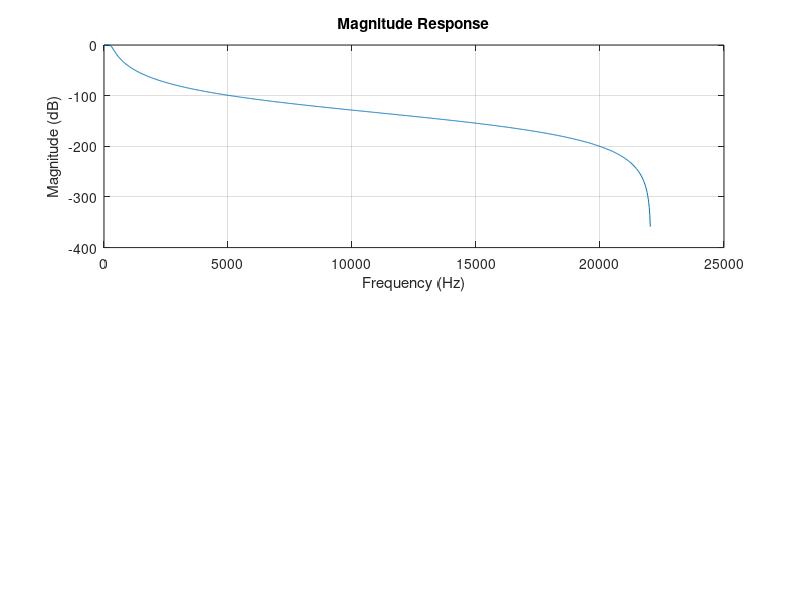

Write the MATLAB code that produced this figure. (Note: this script raises an error after producing the figure.)
function interactiveAudioEQ()
    % This section starts the interactive tool and asks the user to choose
    % the filter topology (IIR or FIR) using a list dialog.
    %
    % listdlg: Opens a dialog for selecting from a list of strings.
    topoOptions = {'IIR', 'FIR'};  % Available filter topologies.
    [topoInd, ok] = listdlg('PromptString', 'Select Filter Topology:', ...
                            'SelectionMode', 'single', ...
                            'ListString', topoOptions);
    % Check if the user has made a valid selection.
    if ~ok || isempty(topoInd)
        % error: Stops execution and displays the message.
        error('No filter topology selected.');
    end
    % Save the selected topology as a string.
    topology = topoOptions{topoInd};

    %% === IIR Design Type Selection (if topology is IIR) ===
    % For IIR filters, we allow choosing between different design methods.
    if strcmp(topology, 'IIR')
        % Define the available IIR design options.
        iirOptions = {'Butterworth', 'Chebyshev', 'Custom (Manual Q and additional forms)'};
        % Again, use listdlg to let the user choose.
        [iirInd, ok] = listdlg('PromptString', 'Select IIR Design Type:', ...
                               'SelectionMode', 'single', ...
                               'ListString', iirOptions);
        if ~ok || isempty(iirInd)
            error('No IIR design type selected.');
        end
        % Map the selected index to a specific design type.
        switch iirInd
            case 1, iir_design = 'Butterworth';
            case 2, iir_design = 'Chebyshev';
            case 3, iir_design = 'Custom';
        end
    else
        % For FIR filters, we don’t need an IIR design type.
        iir_design = '';
    end

    %% === Filter Form Selection ===
    % This part defines what kind of filter (lowpass, highpass, bandpass, etc.)
    % the user wants to design. There are separate options for IIR and FIR.
    if strcmp(topology, 'IIR')
        % If the IIR design is Butterworth or Chebyshev (standard forms):
        if strcmp(iir_design, 'Butterworth') || strcmp(iir_design, 'Chebyshev')
            formLabels = { 'Low Pass (lp)', 'High Pass (hp)', 'Band Pass (bp)', 'Band Stop (bs)' };
            formCodes  = { 'lp', 'hp', 'bp', 'bs' };
        else
            % For Custom IIR designs, more filter forms are provided.
            formLabels = { 'Low Pass (lpf)', 'High Pass (hpf)', 'Band Pass (bpf)', ...
                           'Band Pass (Constant Q) (bpfq)', 'Band Stop / Notch (bs/notch)', ...
                           'All Pass (apf)', 'Peaking EQ (peakingeq)', 'Low Shelf (lowshelf)', ...
                           'High Shelf (highshelf)' };
            formCodes  = { 'lpf', 'hpf', 'bpf', 'bpfq', 'bs/notch', 'apf', 'peakingeq', 'lowshelf', 'highshelf' };
        end
    else  % For FIR filters, the options are limited.
        formLabels = { 'Low Pass (lp)', 'High Pass (hp)', 'Band Pass (bp)', 'Band Stop (bs)' };
        formCodes  = { 'lp', 'hp', 'bp', 'bs' };
    end
    % Open another list dialog for the filter form.
    [formInd, ok] = listdlg('PromptString', 'Select Filter Form:', ...
                            'SelectionMode', 'single', ...
                            'ListString', formLabels);
    if ~ok || isempty(formInd)
        error('No filter form selected.');
    end
    % Get the corresponding code for the selected filter form.
    form = strtrim(formCodes{formInd});

    %% === Filter Order Entry ===
    % The filter order (or filter length for FIR) is taken via an input dialog.
    % inputdlg: Prompts the user to enter text input.
    validOrder = false;
    while ~validOrder
        orderStr = inputdlg('Enter filter order (for IIR, this is the order; for FIR, it is filter length-1):', ...
                            'Filter Order', [1 50], {'4'});
        if isempty(orderStr)
            error('Filter order cancelled.');
        end
        % Convert the string input to a numeric value.
        order = str2double(orderStr{1});
        % Check if the order is a positive integer.
        if ~isnan(order) && order > 0 && mod(order, 1) == 0
            validOrder = true;
        else
            % msgbox and uiwait: Display an error message and wait for user acknowledgment.
            uiwait(msgbox('Order must be a positive integer. Please try again.', 'Error', 'error'));
        end
    end

    %% === Cutoff Frequency Entry ===
    % This section collects the cutoff frequency/frequencies.
    % For filters like bandpass and bandstop, two cutoff frequencies are required.
    if any(strcmpi(form, {'bp','bpf','bs','bpfq'}))
        validCutoff = false;
        while ~validCutoff
            % Ask for both lower and upper cutoff frequencies.
            prompt = {'Enter lower cutoff frequency (Hz):', 'Enter upper cutoff frequency (Hz):'};
            dlgTitle = 'Cutoff Frequencies';
            defInput = {'100', '500'};
            answer = inputdlg(prompt, dlgTitle, [1 50], defInput);
            if isempty(answer)
                error('Cutoff frequency entry cancelled.');
            end
            % Convert inputs to numbers.
            fc_low = str2double(answer{1});
            fc_high = str2double(answer{2});
            % Validate: lower > 0 and upper is greater than lower.
            if ~isnan(fc_low) && ~isnan(fc_high) && fc_low > 0 && fc_high > fc_low
                validCutoff = true;
            else
                uiwait(msgbox('Invalid cutoff frequencies. Ensure lower > 0 and upper > lower.', 'Error', 'error'));
            end
        end
        % Calculate the center frequency used in some filter designs.
        fc = (fc_low + fc_high) / 2;
    else
        % For filters that need only one cutoff.
        validCutoff = false;
        while ~validCutoff
            answer = inputdlg('Enter cutoff frequency (Hz):', 'Cutoff Frequency', [1 50], {'300'});
            if isempty(answer)
                error('Cutoff frequency entry cancelled.');
            end
            fc = str2double(answer{1});
            if ~isnan(fc) && fc > 0
                validCutoff = true;
            else
                uiwait(msgbox('Frequency must be positive. Please try again.', 'Error', 'error'));
            end
        end
        % Set lower and upper cutoff empty since they are not used in one-frequency filters.
        fc_low = []; fc_high = [];
    end

    %% === Gain Entry (if required) ===
    % Some filter forms (like peaking equalizers or shelving filters) need a gain value.
    if any(strcmpi(form, {'peakingeq','lowshelf','highshelf'}))
        validGain = false;
        while ~validGain
            answer = inputdlg('Enter gain in dB (e.g., 6 for boost, -6 for cut):', 'Gain', [1 50], {'6'});
            if isempty(answer)
                error('Gain entry cancelled.');
            end
            dBgain = str2double(answer{1});
            if ~isnan(dBgain)
                validGain = true;
            else
                uiwait(msgbox('Gain must be numeric. Please try again.', 'Error', 'error'));
            end
        end
    else
        % No gain is needed; set to zero.
        dBgain = 0;
    end

    %% === Sampling Rate Entry ===
    % Get the sampling rate (Fs) with which the filter will be used.
    validFs = false;
    while ~validFs
        answer = inputdlg('Enter sampling rate (Hz):', 'Sampling Rate', [1 50], {'44100'});
        if isempty(answer)
            error('Sampling rate entry cancelled.');
        end
        Fs = str2double(answer{1});
        % For filters that use two cutoffs, use the upper cutoff for validation.
        if any(strcmpi(form, {'bp','bpf','bs','bpfq'}))
            if ~isnan(Fs) && Fs > 2 * fc_high  % Nyquist rule: Fs must be > 2 * highest frequency
                validFs = true;
            else
                uiwait(msgbox('Sampling rate must be greater than twice the upper cutoff frequency. Please try again.', 'Error', 'error'));
            end
        else
            if ~isnan(Fs) && Fs > 2 * fc  % For single cutoff, Fs must be > 2 * cutoff frequency.
                validFs = true;
            else
                uiwait(msgbox('Sampling rate must be greater than twice the cutoff frequency. Please try again.', 'Error', 'error'));
            end
        end
    end

    %% === Q Factor Selection (for Custom IIR designs) ===
    % When using a custom IIR design, we may allow the user to set a Q factor
    % manually or choose a preset Butterworth Q factor.
    if strcmp(topology, 'IIR') && strcmp(iir_design, 'Custom') && ...
       any(strcmpi(form, {'lpf','hpf','bpf','bpfq','notch','bs','apf','peakingeq','lowshelf','highshelf'}))
        qOptions = {'Manual Entry','Butterworth (preset)'};
        [qInd, ok] = listdlg('PromptString', 'Select Q Factor Selection Method:', ...
                             'SelectionMode', 'single', ...
                             'ListString', qOptions);
        if ~ok || isempty(qInd)
            error('No Q factor selection method chosen.');
        end
        if qInd == 1
            % Let the user input the Q factor.
            validQ = false;
            while ~validQ
                answer = inputdlg('Enter Q factor (e.g., 0.707):', 'Q Factor', [1 50], {'0.707'});
                if isempty(answer)
                    error('Q factor entry cancelled.');
                end
                Q = str2double(answer{1});
                if ~isnan(Q) && Q > 0
                    validQ = true;
                else
                    uiwait(msgbox('Q factor must be positive. Please try again.', 'Error', 'error'));
                end
            end
            useButterworth = false;
        else
            % Use the Butterworth preset value (typical value ~0.707 for 2nd order).
            useButterworth = true;
            Q = 0.7071;
        end
    else
        % If not using custom IIR design, no Q is needed.
        Q = [];
        useButterworth = false;
    end

    %% === Filter Design Based on User Inputs ===
    % Depending on the selected topology, we call either the IIR or FIR design routine.
    if strcmp(topology, 'IIR')
        [b, a] = designIIR(form, order, Fs, fc, fc_low, fc_high, dBgain, Q, useButterworth, iir_design);
    else
        [b, a] = designFIR(form, order, Fs, fc, fc_low, fc_high);
    end

    %% === Display the Filter Coefficients ===
    % Print each section’s coefficients to the command window.
    fprintf('\nFilter coefficients:\n');
    for i = 1:length(b)
        fprintf('Section %d:\n', i);
        fprintf('Numerator (b): [ ');
        fprintf('%f ', b{i});
        fprintf(']\n');
        fprintf('Denominator (a): [ ');
        fprintf('%f ', a{i});
        fprintf(']\n\n');
    end

    %% === Combine Filter Sections ===
    % For filters designed in multiple sections, convolve coefficients.
    % conv: Convolution multiplies polynomial coefficients (combines sections).
    overall_b = b{1};
    overall_a = a{1};
    for i = 2:length(b)
        overall_b = conv(overall_b, b{i});
        overall_a = conv(overall_a, a{i});
    end

    %% === Compute Frequency Response ===
    % freqz: Computes the frequency response (H) and frequencies (w) of a digital filter.
    [H, w] = freqz(overall_b, overall_a, 1024, Fs);
    % Convert magnitude response to dB.
    magnitudeResponse = 20*log10(abs(H));
    % Unwrap phase response to remove discontinuities, then convert to degrees.
    phaseResponse     = unwrap(angle(H))*(180/pi);

    %% === Plot Frequency Response ===
    % Create a figure with two subplots: one for magnitude, one for phase.
    figure;
    % Magnitude Response Plot
    subplot(2,1,1);
    plot(w, magnitudeResponse);
    title('Magnitude Response');
    xlabel('Frequency (Hz)');
    ylabel('Magnitude (dB)');
    grid on;
    ax1 = gca;        % Get current axes handle.
    ax1.XAxis.Exponent = 0;  % Turn off exponential notation.
    xtickformat(ax1, '%.0f');  % Format tick labels as integers.
    
    % Phase Response Plot
    subplot(2,1,2);
    plot(w, phaseResponse);
    title('Phase Response');
    xlabel('Frequency (Hz)');
    ylabel('Phase (degrees)');
    grid on;
    ax2 = gca;
    ax2.XAxis.Exponent = 0;
    xtickformat(ax2, '%.0f');

    %% === Save Filter Coefficients to Base Workspace ===
    % assignin: Places the given variables into the base workspace.
    assignin('base', 'b', b);
    assignin('base', 'a', a);
    fprintf('Filter coefficients saved to workspace as cell arrays ''b'' and ''a''.\n');

    %% === Audio Processing Section ===
    % Let the user choose to test the filter on a synthetic test signal or on an audio file.
    audioOptions = {'Apply to test signal', 'Apply to audio file'};
    [audioInd, ok] = listdlg('PromptString','Select Audio Processing Option:', ...
                             'SelectionMode','single', ...
                             'ListString', audioOptions);
    if ~ok || isempty(audioInd)
        error('No audio processing option selected.');
    end
    choice = audioInd;
    
    switch choice
        case 1  % === Test Signal Processing ===
            % Create a random test signal for demonstration.
            duration = 3;  % duration in seconds
            t = 0:1/Fs:duration;
            test_signal = randn(size(t));  % Generate white noise.
            % Filter the test signal using the designed filter.
            filtered_signal = filter(overall_b, overall_a, test_signal);
            figure;
            subplot(2,1,1);
            plot(t, test_signal);
            title('Original Signal');
            xlabel('Time (s)'); ylabel('Amplitude'); grid on;
            subplot(2,1,2);
            plot(t, filtered_signal);
            title('Filtered Signal');
            xlabel('Time (s)'); ylabel('Amplitude'); grid on;
            % soundsc: Plays the sound while automatically scaling the signal.
            soundsc(test_signal, Fs);
            pause(duration+1);  % Wait until playback is finished.
            soundsc(filtered_signal, Fs);
            
        case 2  % === Audio File Processing ===
            % Open a file dialog to let the user select an audio file.
            [filename, pathname] = uigetfile({'*.wav;*.mp3;*.ogg;*.flac','Audio Files'});
            if isequal(filename,0)
                fprintf('No file selected.\n');
                return;
            end
            % Read the selected audio file.
            [y, Fs_audio] = audioread(fullfile(pathname, filename));
            % If the sample rates do not match, ask the user whether to resample.
            if Fs_audio ~= Fs
                choiceStr = questdlg(sprintf('Audio sample rate (%.0f Hz) does not match filter rate (%.0f Hz). Resample audio to filter rate?', Fs_audio, Fs), ...
                                       'Sample Rate Mismatch', ...
                                       'Yes','No','Yes');
                if strcmpi(choiceStr, 'Yes')
                    % resample: Changes the sampling rate of a signal.
                    y = resample(y, Fs, Fs_audio);
                    Fs_audio = Fs;
                end
            end
            % Process stereo or mono audio.
            if size(y,2)==2
                filtered_audio = y;
                % Apply filter to each channel separately.
                filtered_audio(:,1) = filter(overall_b, overall_a, y(:,1));
                filtered_audio(:,2) = filter(overall_b, overall_a, y(:,2));
            else
                filtered_audio = filter(overall_b, overall_a, y);
            end
            % Normalize the filtered audio so that it does not clip.
            filtered_audio = filtered_audio / max(abs(filtered_audio(:)));
            soundsc(filtered_audio, Fs_audio);
            % Ask user if they want to save the filtered audio.
            save_choice = questdlg('Save filtered audio?', 'Save Audio', 'Yes','No','No');
            if strcmpi(save_choice, 'Yes')
                [~, name, ext] = fileparts(filename);
                newname = fullfile(pathname, [name '_filtered' ext]);
                audiowrite(newname, filtered_audio, Fs_audio);
                fprintf('Filtered audio saved as %s\n', newname);
            end
        otherwise
            error('Invalid audio processing option.');
    end

    %% === Nested Function: IIR Filter Design ===
    % Designs an IIR filter based on user input.
    % Uses built-in design methods (Butterworth, Chebyshev) if applicable,
    % or a custom design using biquad formulas.
    function [b, a] = designIIR(form, order, Fs, fc, fc_low, fc_high, dBgain, Q, useButterworth, design_method)
        % Standard designs using built-in functions for common filter forms.
        if strcmpi(design_method, 'Butterworth') || strcmpi(design_method, 'Chebyshev')
            if any(strcmpi(form, {'lp','hp','bp','bs'}))
                if strcmpi(form, 'lp')
                    Wn = fc/(Fs/2);  % Normalize frequency (dividing by Nyquist frequency)
                    if strcmpi(design_method, 'Butterworth')
                        % butter: Designs a lowpass Butterworth filter.
                        [b_overall, a_overall] = butter(order, Wn, 'low');
                    else
                        % cheby1: Designs a lowpass Chebyshev Type I filter.
                        rp = str2double(inputdlg('Enter the passband ripple in dB (e.g., 1):', 'Passband Ripple', [1 50], {'1'}));
                        [b_overall, a_overall] = cheby1(order, rp, Wn, 'low');
                    end
                elseif strcmpi(form, 'hp')
                    Wn = fc/(Fs/2);
                    if strcmpi(design_method, 'Butterworth')
                        [b_overall, a_overall] = butter(order, Wn, 'high');
                    else
                        rp = str2double(inputdlg('Enter the passband ripple in dB (e.g., 1):', 'Passband Ripple', [1 50], {'1'}));
                        [b_overall, a_overall] = cheby1(order, rp, Wn, 'high');
                    end
                elseif strcmpi(form, 'bp')
                    Wn = [fc_low fc_high] / (Fs/2);
                    if strcmpi(design_method, 'Butterworth')
                        [b_overall, a_overall] = butter(order, Wn, 'bandpass');
                    else
                        rp = str2double(inputdlg('Enter the passband ripple in dB (e.g., 1):', 'Passband Ripple', [1 50], {'1'}));
                        [b_overall, a_overall] = cheby1(order, rp, Wn, 'bandpass');
                    end
                elseif strcmpi(form, 'bs')
                    Wn = [fc_low fc_high] / (Fs/2);
                    if strcmpi(design_method, 'Butterworth')
                        [b_overall, a_overall] = butter(order, Wn, 'stop');
                    else
                        rp = str2double(inputdlg('Enter the passband ripple in dB (e.g., 1):', 'Passband Ripple', [1 50], {'1'}));
                        [b_overall, a_overall] = cheby1(order, rp, Wn, 'stop');
                    end
                end
                % tf2sos: Converts a transfer function to second-order sections.
                sos = tf2sos(b_overall, a_overall);
                num_sections = size(sos, 1);
                % Initialize cell arrays to hold coefficients for each section.
                b = cell(1, num_sections);
                a = cell(1, num_sections);
                for k = 1:num_sections
                    b{k} = sos(k,1:3);
                    a{k} = sos(k,4:6);
                end
                % Finished designing standard IIR filter.
                return;
            else
                % If we reach here, revert to custom design.
                design_method = 'Custom';
            end
        end
        
        % === Custom IIR Filter Design using Biquad Formulas ===
        % Determine how many biquad sections are needed.
        num_sections = ceil(order/2);
        b = cell(1, num_sections);
        a = cell(1, num_sections);
        % For bandpass filters, calculate the center frequency and bandwidth.
        if any(strcmpi(form, {'bpf','bpfq'}))
            center = (fc_low + fc_high)/2;
            bw = fc_high - fc_low;
            Q_custom = center / bw;
        end
        % If Butterworth preset Q is to be used for multiple sections.
        if useButterworth && num_sections > 1
            Qs = zeros(1, num_sections);
            for k = 1:num_sections
                theta_k = pi/(2*order) + (k-1)*pi/order;
                Qs(k) = 1/(2*sin(theta_k));
            end
        else
            Qs = repmat(Q, 1, num_sections);
        end
        
        % Loop through each biquad section to calculate its coefficients.
        for section = 1:num_sections
            if any(strcmpi(form, {'bpf','bpfq'}))
                omega = 2*pi*((fc_low+fc_high)/2)/Fs;
                sin_omega = sin(omega);
                cos_omega = cos(omega);
                Q_used = Q_custom;
            else
                omega = 2*pi*fc/Fs;
                sin_omega = sin(omega);
                cos_omega = cos(omega);
                Q_used = Qs(section);
            end
            A = 10^(dBgain/40);  % Convert gain in dB into linear scale.
            alpha = sin_omega/(2*Q_used);
            % Switch based on filter form to calculate coefficients.
            switch lower(form)
                case 'lpf'
                    b_section = [(1-cos_omega)/2, 1-cos_omega, (1-cos_omega)/2];
                    a_section = [1+alpha, -2*cos_omega, 1-alpha];
                case 'hpf'
                    b_section = [(1+cos_omega)/2, -(1+cos_omega), (1+cos_omega)/2];
                    a_section = [1+alpha, -2*cos_omega, 1-alpha];
                case 'bpf'
                    b_section = [sin_omega/2, 0, -sin_omega/2];
                    a_section = [1+alpha, -2*cos_omega, 1-alpha];
                case 'bpfq'
                    % Adjust alpha for constant Q.
                    alpha = sin_omega * sinh(log(2)/2 * Q_used * omega/sin_omega);
                    b_section = [sin_omega/2, 0, -sin_omega/2];
                    a_section = [1+alpha, -2*cos_omega, 1-alpha];
                case {'bs','notch'}
                    b_section = [1, -2*cos_omega, 1];
                    a_section = [1+alpha, -2*cos_omega, 1-alpha];
                case 'apf'
                    b_section = [1-alpha, -2*cos_omega, 1+alpha];
                    a_section = [1+alpha, -2*cos_omega, 1-alpha];
                case 'peakingeq'
                    b_section = [1+alpha*A, -2*cos_omega, 1-alpha*A];
                    a_section = [1+alpha/A, -2*cos_omega, 1-alpha/A];
                case 'lowshelf'
                    sqrtA = sqrt(A);
                    b_section = [ A*((A+1)-(A-1)*cos_omega+2*sqrtA*alpha), ...
                                  2*A*((A-1)-(A+1)*cos_omega), ...
                                  A*((A+1)-(A-1)*cos_omega-2*sqrtA*alpha)];
                    a_section = [ (A+1)+(A-1)*cos_omega+2*sqrtA*alpha, ...
                                 -2*((A-1)+(A+1)*cos_omega), ...
                                  (A+1)-(A-1)*cos_omega-2*sqrtA*alpha];
                case 'highshelf'
                    sqrtA = sqrt(A);
                    b_section = [ A*((A+1)+(A-1)*cos_omega+2*sqrtA*alpha), ...
                                 -2*A*((A-1)+(A+1)*cos_omega), ...
                                  A*((A+1)+(A-1)*cos_omega-2*sqrtA*alpha)];
                    a_section = [ (A+1)-(A-1)*cos_omega+2*sqrtA*alpha, ...
                                  2*((A-1)-(A+1)*cos_omega), ...
                                  (A+1)-(A-1)*cos_omega-2*sqrtA*alpha];
                otherwise
                    error('Unknown filter form for custom design.');
            end
            % Normalize the section coefficients so that the first denominator coefficient equals 1.
            b_section = b_section / a_section(1);
            a_section = a_section / a_section(1);
            b{section} = b_section;
            a{section} = a_section;
        end
        % If the filter order is odd, add an extra first-order section.
        if mod(order, 2) == 1
            omega = 2*pi*fc/Fs;
            switch lower(form)
                case {'lpf','peakingeq','lowshelf'}
                    b_first = [1 - exp(-omega), 0];
                    a_first = [1, -exp(-omega)];
                case {'hpf','highshelf'}
                    b_first = [1 - exp(-omega), 0];
                    a_first = [1, -exp(-omega)];
                otherwise
                    b_first = b{end};
                    a_first = a{end};
            end
            b{end+1} = b_first;
            a{end+1} = a_first;
        end
    end

    %% === Nested Function: FIR Filter Design ===
    % Designs an FIR filter using the fir1 function.
    % fir1: Designs an FIR filter using a window-based method.
    function [b, a] = designFIR(form, order, Fs, fc, fc_low, fc_high)
        if strcmpi(form, 'lp')
            Wn = fc/(Fs/2);
            b_overall = fir1(order, Wn, 'low');
        elseif strcmpi(form, 'hp')
            Wn = fc/(Fs/2);
            b_overall = fir1(order, Wn, 'high');
        elseif strcmpi(form, 'bp')
            Wn = [fc_low fc_high] / (Fs/2);
            b_overall = fir1(order, Wn, 'bandpass');
        elseif strcmpi(form, 'bs')
            Wn = [fc_low fc_high] / (Fs/2);
            b_overall = fir1(order, Wn, 'stop');
        else
            error('Unknown FIR filter form.');
        end
        % For FIR filters, the denominator is always 1.
        b = {b_overall};
        a = {1};
    end
end
